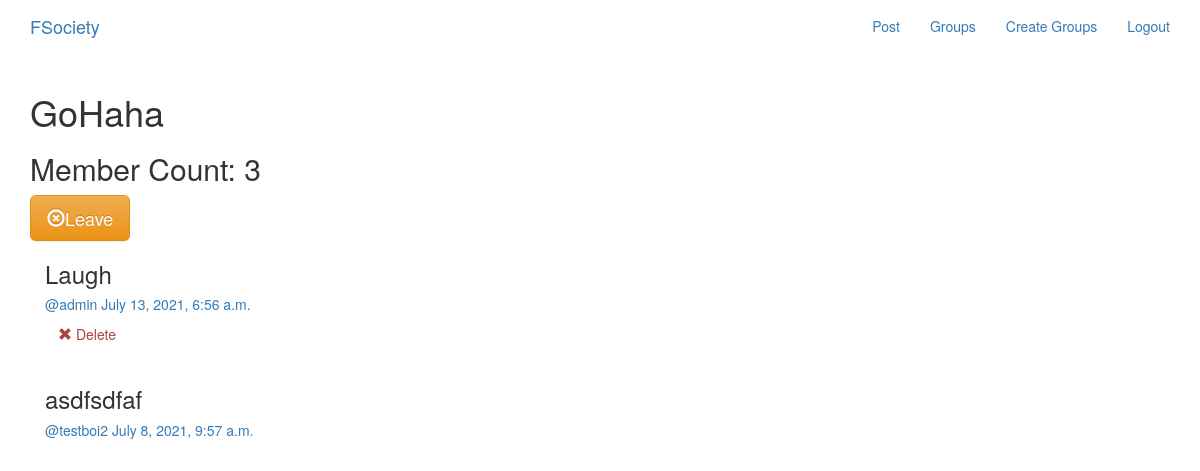
Page /groups/posts/in/gohaha/ (signed in) on the committed database.
### groups/models.py (models this page shows, shortened)
class Group(models.Model):
    name = models.CharField(max_length = 225, unique = True)
    slug = models.SlugField(allow_unicode = True, unique = True)
    description = models.TextField(blank = True, default = '')
    description_html = models.TextField(editable = False, default = '')
    members = models.ManyToManyField(User, through = 'GroupMember')
    class Meta:
        ordering = ['name']

### posts/models.py (models this page shows, shortened)
class Post(models.Model):
    user = models.ForeignKey(User, related_name = 'posts', on_delete = models.CASCADE)
    created_at = models.DateTimeField(auto_now = True)
    message = models.TextField()
    message_html = models.TextField(editable = False)
    group = models.ForeignKey(Group, related_name = 'posts', null = True, blank = True, on_delete = models.CASCADE)
    class Meta:
        ordering = ['-created_at'] #ordered such that new post is shown first
        unique_together = ['user','message']

### groups/views.py (the view)
# urls.py: url(r'^posts/in/(?P<slug>[-\w]+)/$', views.SingleGroup.as_view(), name = 'single'),
class SingleGroup(generic.DetailView):
    model = Group

### groups/templates/groups/group_detail.html
{% extends "groups/group_base.html" %}
{% block pregroup %}
    <h1>{{group.name}}</h1>
    <h2>Member Count: {{group.members.count}}</h2>
    <div class="content">
        {% if user in group.members.all %}
            <a href="{% url 'groups:leave' slug=group.slug %}" class="btn btn-lg btn-fill btn-warning">
                <span class="glyphicon glyphicon-remove-circle"></span>Leave
            </a>
        {% else %}
            <a href="{% url 'groups:join' slug=group.slug %}" class="btn btn-lg btn-fill btn-warning">
                <span class="glyphicon glyphicon-ok-circle"></span>Join
            </a>
        {% endif %}
    </div>
{% endblock %}
{% block group_content %}
    <div class="col-md-8">
        {% if group.posts.count == 0 %}
            <h2>No posts in this group yet!</h2>
        {% else %}
            {% for post in group.posts.all %}
                {% include "posts/_post.html" %}
            {% endfor %}
        {% endif %}
    </div>
{% endblock %}

### posts/templates/posts/_post.html
<div class="post media">
    <h3>{{post.message_html|safe}}</h3>
    <div class="media-body">
        <h5 class="media-heading">
            <span class="username">
                <a href="{% url 'posts:for_user' username=post.user.username %}">@{{ post.user.username }}</a>
            </span>
            <time class="time">
                <a href="{% url 'posts:single' username=post.user.username pk=post.pk %}">{{ post.created_at }}</a>
            </time>
        </h5>
        <div class="media-footer">
            {% if user.is_authenticated and post.user == user %}
                <a href="{% url 'posts:delete' pk=post.pk %}" title="delete" class="btn btn-simple">
                    <span class="glyphicon glyphicon-remove text-danger" aria-hidden="true"></span>
                    <span class="text-danger icon-label">Delete</span>
                </a>
            {% endif %}
        </div>
    </div>
</div>

### rows in the picture
Group: name "GoHaha", members.count "3"
Post: message_html "Laugh", user.username "admin", created_at "July 13, 2021, 6:56 a.m.", shows "Delete"
Post: message_html "asdfsdfaf", user.username "testboi2", created_at "July 8, 2021, 9:57 a.m."
